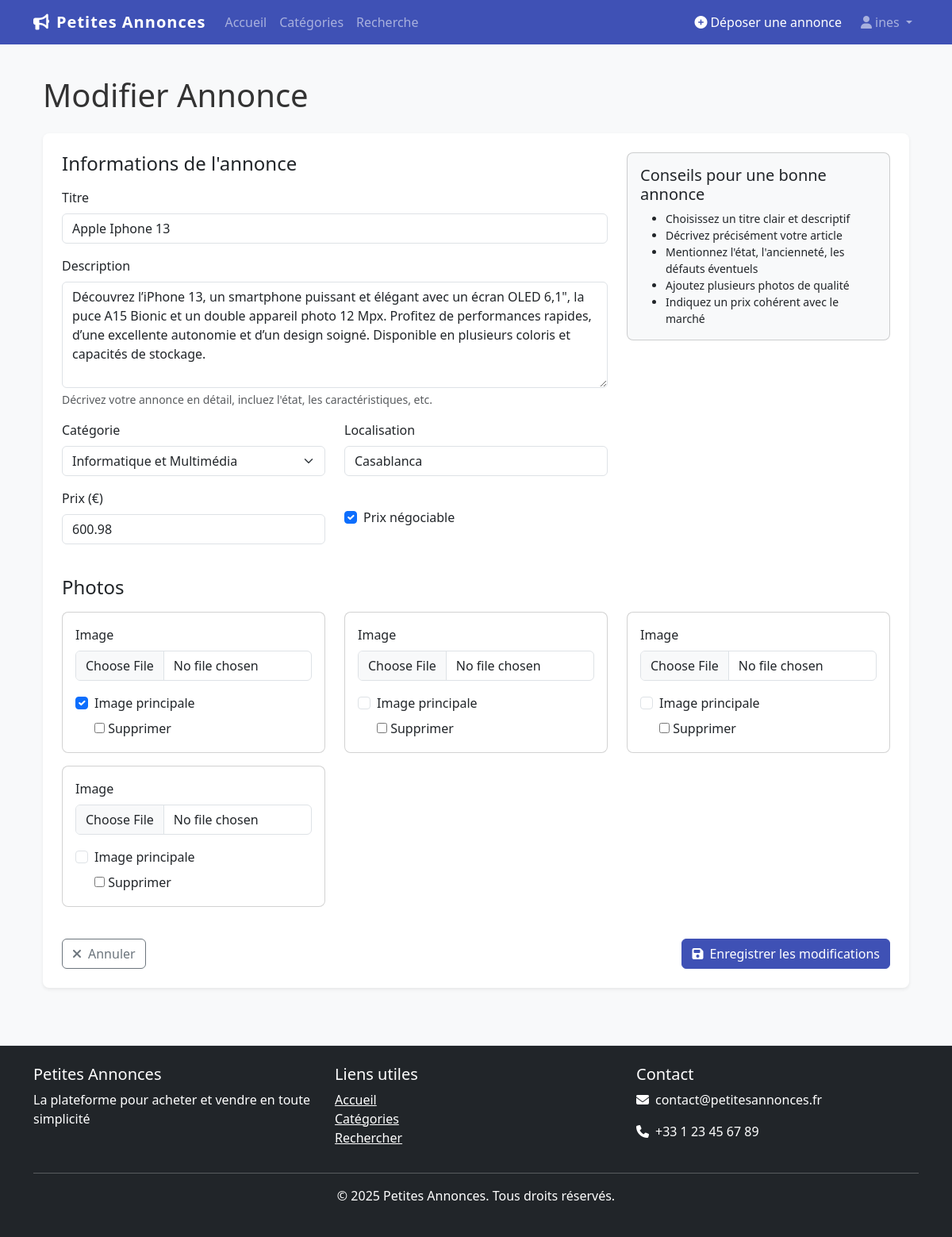
Screenshot of /ad/apple-iphone-13/update/ (signed in) with the database file from the repository.
### petites_annonces/models.py (models this page shows, shortened)
class Advertisement(models.Model):
    STATUS_CHOICES = (
        ('active', 'Active'),
        ('pending', 'Pending Approval'),
        ('expired', 'Expired'),
        ('sold', 'Sold'),
        ('flagged', 'Flagged'),
    )
    title = models.CharField(max_length=200)
    slug = models.SlugField(unique=True)
    description = models.TextField()
    price = models.DecimalField(max_digits=10, decimal_places=2)
    negotiable = models.BooleanField(default=False)
    category = models.ForeignKey(Category, on_delete=models.CASCADE, related_name='advertisements')
    author = models.ForeignKey(User, on_delete=models.CASCADE, related_name='advertisements')
    location = models.CharField(max_length=100)
    posted_date = models.DateTimeField(default=timezone.now)
    expiry_date = models.DateTimeField(blank=True, null=True)
    status = models.CharField(max_length=20, choices=STATUS_CHOICES, default='pending')
    is_premium = models.BooleanField(default=False)
    views = models.PositiveIntegerField(default=0)

### petites_annonces/views.py (the view)
# urls.py: path('ad/<slug:slug>/update/', views.advertisement_update, name='ad-update'),
@login_required
def advertisement_update(request, slug):
    ad = get_object_or_404(Advertisement, slug=slug, author=request.user)
    if request.method == 'POST':
        form = AdvertisementForm(request.POST, instance=ad)
        if form.is_valid():
            form.save()
            formset = AdImageFormSet(request.POST, request.FILES, instance=ad)
            if formset.is_valid():
                formset.save()
                messages.success(request, f'Votre annonce a été mise à jour!')
                return redirect('ad-detail', slug=ad.slug)
    else:
        form = AdvertisementForm(instance=ad)
        formset = AdImageFormSet(instance=ad)
    context = {
        'form': form,
        'formset': formset,
        'title': 'Modifier Annonce',
        'ad': ad
    }
    return render(request, 'petites_annonces/advertisement_form.html', context)

### petites_annonces/forms.py
class AdvertisementForm(forms.ModelForm):
    title = forms.CharField(widget=forms.TextInput(attrs={'class': 'form-control'}))
    description = forms.CharField(widget=forms.Textarea(attrs={'class': 'form-control', 'rows': 5}))
    price = forms.DecimalField(widget=forms.NumberInput(attrs={'class': 'form-control', 'min': 0, 'step': 0.01}))
    location = forms.CharField(widget=forms.TextInput(attrs={'class': 'form-control'}))
    class Meta:
        model = Advertisement
        fields = ['title', 'description', 'price', 'negotiable', 'category', 'location']
        widgets = {
            'negotiable': forms.CheckboxInput(attrs={'class': 'form-check-input'}),
            'category': forms.Select(attrs={'class': 'form-select'})
        }

### petites_annonces/models.py (called while the page is built)
    def __str__(self):
        return self.name

### petites_annonces/templates/petites_annonces/advertisement_form.html (shortened to what this page needs)
{% extends 'petites_annonces/base.html' %}
{% load static %}
{% block content %}
<div class="container">
    <h1 class="mb-4">{{ title }}</h1>
    <div class="card border-0 shadow-sm">
        <div class="card-body p-4">
            <form method="POST" enctype="multipart/form-data">
                <div class="row mb-4">
                    <div class="col-md-8">
                        <h4 class="mb-3">Informations de l'annonce</h4>
                        <div class="mb-3">
                            <label for="{{ form.title.id_for_label }}" class="form-label">Titre</label>
                            {{ form.title }}
                        </div>
                        <div class="mb-3">
                            <label for="{{ form.description.id_for_label }}" class="form-label">Description</label>
                            {{ form.description }}
                            <div class="form-text">Décrivez votre annonce en détail, incluez l'état, les caractéristiques, etc.</div>
                        </div>
                        <div class="row">
                            <div class="col-md-6">
                                <div class="mb-3">
                                    <label for="{{ form.category.id_for_label }}" class="form-label">Catégorie</label>
                                    {{ form.category }}
                                </div>
                            </div>
                            <div class="col-md-6">
                                <div class="mb-3">
                                    <label for="{{ form.location.id_for_label }}" class="form-label">Localisation</label>
                                    {{ form.location }}
                                </div>
                            </div>
                        </div>
                        <div class="row">
                            <div class="col-md-6">
                                <div class="mb-3">
                                    <label for="{{ form.price.id_for_label }}" class="form-label">Prix (€)</label>
                                    {{ form.price }}
                                </div>
                            </div>
                            <div class="col-md-6">
                                <div class="mb-3 mt-4">
                                    <div class="form-check">
                                        {{ form.negotiable }}
                                        <label class="form-check-label" for="{{ form.negotiable.id_for_label }}">
                                            Prix négociable
                                        </label>
                                    </div>
                                </div>
                            </div>
                        </div>
                    </div>
                    <div class="col-md-4">
                        <div class="card bg-light">
                            <div class="card-body">
                                <h5 class="card-title">Conseils pour une bonne annonce</h5>
                                <ul class="card-text small">
                                    <li>Choisissez un titre clair et descriptif</li>
                                    <li>Décrivez précisément votre article</li>
                                    <li>Mentionnez l'état, l'ancienneté, les défauts éventuels</li>
                                    <li>Ajoutez plusieurs photos de qualité</li>
                                    <li>Indiquez un prix cohérent avec le marché</li>
                                </ul>
                            </div>
                        </div>
                    </div>
                </div>
                <div class="row mb-4">
                    <div class="col-12">
                        <h4 class="mb-3">Photos</h4>
                        <div class="row">
                            {% for form_img in formset.forms %}
                                <div class="col-md-4 mb-3 formset-form">
                                    <div class="card">
                                        <div class="card-body">
                                            <div class="mb-3">
                                                <label for="{{ form_img.image.id_for_label }}" class="form-label">Image</label>
                                                {{ form_img.image }}
                                            </div>
                                            <div class="form-check">
                                                {{ form_img.is_primary }}
                                                <label class="form-check-label" for="{{ form_img.is_primary.id_for_label }}">
                                                    Image principale
                                                </label>
                                            </div>
                                            {% if formset.can_delete %}
                                                <div class="form-check mt-2">
                                                    {{ form_img.DELETE }}
                                                    <label class="form-check-label" for="{{ form_img.DELETE.id_for_label }}">
                                                        Supprimer
                                                    </label>
                                                </div>
                                            {% endif %}
                                        </div>
                                    </div>
                                </div>
                            {% endfor %}
                        </div>
                    </div>
                </div>
                <div class="d-flex justify-content-between mt-4">
                    <a href="{% if ad %}{% url 'ad-detail' ad.slug %}{% else %}{% url 'profile' %}{% endif %}" class="btn btn-outline-secondary">
                        <i class="fas fa-times me-2"></i>Annuler
                    </a>
                    <button type="submit" class="btn btn-primary">
                        <i class="fas fa-save me-2"></i>{% if ad %}Enregistrer les modifications{% else %}Publier l'annonce{% endif %}
                    </button>
                </div>
            </form>
        </div>
    </div>
</div>
{% endblock %}

### petites_annonces/templates/petites_annonces/base.html (shortened to what this page needs)
{% load static %}
<!DOCTYPE html>
<html lang="fr">
<head>
    <link href="https://cdn.jsdelivr.net/npm/bootstrap@5.3.0/dist/css/bootstrap.min.css" rel="stylesheet">
    <link rel="stylesheet" href="https://cdnjs.cloudflare.com/ajax/libs/font-awesome/6.4.0/css/all.min.css">
    <link href="{% static 'css/styles.css' %}" rel="stylesheet">
</head>
<body>
    <nav class="navbar navbar-expand-lg navbar-dark bg-primary sticky-top">
        <div class="container">
            <a class="navbar-brand" href="{% url 'home' %}">
                <i class="fas fa-bullhorn me-2"></i>Petites Annonces
            </a>
            <div class="collapse navbar-collapse" id="navbarNav">
                <ul class="navbar-nav me-auto">
                    <li class="nav-item">
                        <a class="nav-link" href="{% url 'home' %}">Accueil</a>
                    </li>
                    <li class="nav-item">
                        <a class="nav-link" href="{% url 'categories' %}">Catégories</a>
                    </li>
                    <li class="nav-item">
                        <a class="nav-link" href="{% url 'search' %}">Recherche</a>
                    </li>
                </ul>
                <ul class="navbar-nav">
                    {% if user.is_authenticated %}
                        <li class="nav-item">
                            <a class="nav-link btn btn-success text-white me-2" href="{% url 'ad-create' %}">
                                <i class="fas fa-plus-circle me-1"></i>Déposer une annonce
                            </a>
                        </li>
                        <li class="nav-item dropdown">
                            <a class="nav-link dropdown-toggle" href="#" id="navbarDropdown" role="button"
                                data-bs-toggle="dropdown" aria-expanded="false">
                                <i class="fas fa-user me-1"></i>{{ user.username }}
                            </a>
                        </li>
                    {% endif %}
                </ul>
            </div>
        </div>
    </nav>
    <main class="container py-4">
        {% block content %}{% endblock %}
    </main>
    <footer class="bg-dark text-white py-4 mt-5">
        <div class="container">
            <div class="row">
                <div class="col-md-4">
                    <h5>Petites Annonces</h5>
                    <p>La plateforme pour acheter et vendre en toute simplicité</p>
                </div>
                <div class="col-md-4">
                    <h5>Liens utiles</h5>
                    <ul class="list-unstyled">
                        <li><a href="{% url 'home' %}" class="text-white">Accueil</a></li>
                        <li><a href="{% url 'categories' %}" class="text-white">Catégories</a></li>
                        <li><a href="{% url 'search' %}" class="text-white">Rechercher</a></li>
                    </ul>
                </div>
                <div class="col-md-4">
                    <h5>Contact</h5>
                    <p><i class="fas fa-envelope me-2"></i>contact@petitesannonces.fr</p>
                    <p><i class="fas fa-phone me-2"></i>+33 1 23 45 67 89</p>
                </div>
            </div>
            <hr>
            <div class="text-center">
                <p>&copy; {% now "Y" %} Petites Annonces. Tous droits réservés.</p>
            </div>
        </div>
    </footer>
</body>
</html>

### static/css/styles.css (style rules this page uses)
body { font-family: 'Segoe UI', Tahoma, Geneva, Verdana, sans-serif; color: #333; background-color: #f8f9fa; }
.btn-primary, .bg-primary { background-color: #3f51b5 !important; border-color: #3f51b5 !important; }
.card { transition: transform 0.3s, box-shadow 0.3s; border-radius: 8px; }
.navbar-brand { font-weight: bold; letter-spacing: 1px; }
footer { border-top: 1px solid #e9ecef; }

### rows the page displays
Advertisement: title "Apple Iphone 13", description "Découvrez l’iPhone 13, un smartphone puissant et élégant avec un écran OLED 6,1\", la puce A15 Bionic et un double appareil photo 12 Mpx. Profitez de performances rapides, d’une excellente autonomie et d’un design soigné. Disponible en plusieurs coloris et capacités de stockage.", category "Informatique et Multimédia", location "Casablanca", price "600.98", negotiable "☑"

### other values shown
{{ user.username }} "ines"
{{ title }} "Modifier Annonce"
